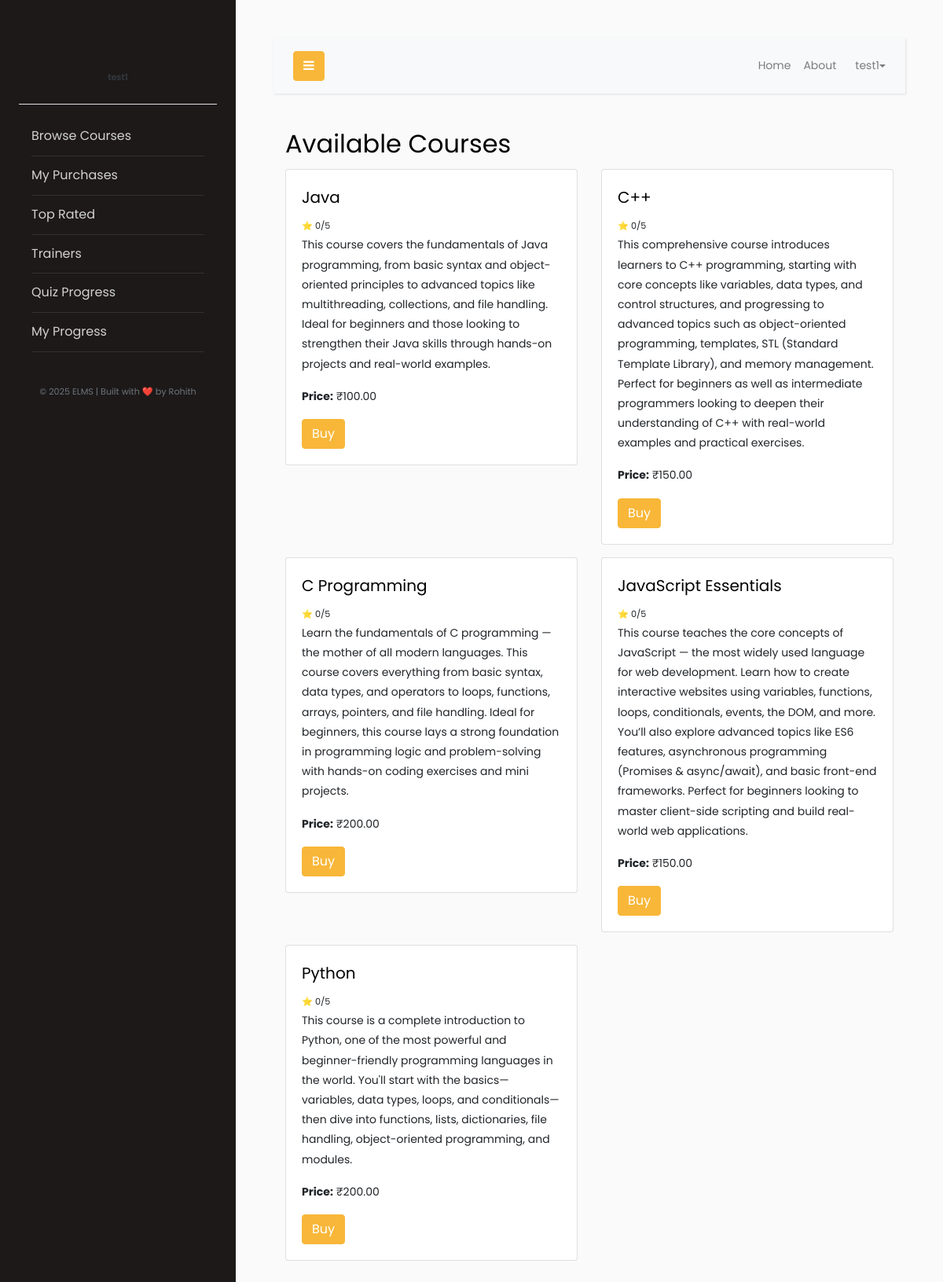
Screenshot of /payments/courses/ (signed in) with the database file from the repository.
### accounts/models.py (models this page shows)
class User(AbstractUser):
    is_manager = models.BooleanField('Is manager', default=False)
    is_trainer = models.BooleanField('Is trainer', default=False)
    is_student = models.BooleanField('Is student', default=False)
    country = models.ForeignKey(Country, on_delete=models.SET_NULL, null=True, blank=True)
    state = models.ForeignKey(State, on_delete=models.SET_NULL, null=True, blank=True)
    district = models.ForeignKey(District, on_delete=models.SET_NULL, null=True, blank=True)
    @property
    def role(self):
     if self.is_student:
        return "student"
     elif self.is_trainer:
        return "trainer"
     elif self.is_manager:
        return "manager"
     return "unknown"

### courses/models.py (models this page shows, shortened)
class Course(models.Model):
    title = models.CharField(max_length=255)
    description = models.TextField()
    trainer = models.ForeignKey(TrainerProfile, on_delete=models.SET_NULL, null=True, related_name='courses')
    price = models.DecimalField(max_digits=8, decimal_places=2)
    def average_course_rating(self):
        avg = self.course_ratings.aggregate(Avg('rating'))['rating__avg']
        return round(avg, 1) if avg else 0

### payments/views.py (the view)
# urls.py: path('courses/', views.browse_courses, name='browse_courses'),
@login_required
def browse_courses(request):
    all_courses = Course.objects.all()
    purchases = Purchase.objects.filter(student=request.user).values_list('course_id', flat=True)
    return render(request, 'courses/browse_courses.html', {
        'courses': all_courses,
        'purchased': purchases
    })

### templates/courses/browse_courses.html (shortened to what this page needs)
{% extends "base.html" %}
{% block content %}
<div class="container mt-4">
    <h2>Available Courses</h2>
    <div class="row">
        {% for course in courses %}
            <div class="col-md-6">
                <div class="card mb-3">
                    <div class="card-body">
                        <h5>{{ course.title }}</h5>
                        <small>⭐ {{ course.average_course_rating }}/5</small>
                        <p>{{ course.description }}</p>
                        <p><strong>Price:</strong> ₹{{ course.price }}</p>
                        {% if course.id in purchased %}
                            <a href="{% url 'course_videos' course.id %}" class="btn btn-success">Access Course</a>
                        {% else %}
                            <a href="{% url 'buy_course' course.id %}" class="btn btn-primary">Buy</a>
                        {% endif %}
                    </div>
                </div>
            </div>
        {% endfor %}
    </div>
</div>
{% endblock %}

### templates/base.html (shortened to what this page needs)
{% load static %}
<!doctype html>
<html lang="en">
  <head>
    <link rel="stylesheet" href="https://stackpath.bootstrapcdn.com/font-awesome/4.7.0/css/font-awesome.min.css">
    <link href="https://cdn.jsdelivr.net/npm/bootstrap@5.3.0/dist/css/bootstrap.min.css" rel="stylesheet">
    <link rel="stylesheet" href="{% static 'css/style.css' %}">
  </head>
  <body>
    <div class="wrapper d-flex align-items-stretch">
      <nav id="sidebar">
        <div class="p-4 pt-5">
          <div class="text-center py-4 border-bottom">
            <div class="mt-3">
              <div class="fw-semibold small text-dark">
                {{ user.username }}
              </div>
            </div>
          </div>
          <ul class="nav flex-column px-3 py-3">
            {% if user.role == 'student' %}
              <li class="nav-item"><a class="nav-link" href="{% url 'browse_courses' %}"> Browse Courses</a></li>
              <li class="nav-item"><a class="nav-link" href="{% url 'my_purchases' %}"> My Purchases</a></li>
              <li class="nav-item"><a class="nav-link" href="{% url 'top_rated_videos' %}"> Top Rated</a></li>
              <li class="nav-item">
                <a class="nav-link" href="{% url 'trainer_list' %}">
                   Trainers
                </a>
              </li>
              <li class="nav-item"><a class="nav-link" href="{% url 'student_quiz_dashboard' %}"> Quiz Progress</a></li>
              <li class="nav-item">
                <a class="nav-link" href="{% url 'student' %}#progress-chart">
                   My Progress
                </a>
              </li>
            {% endif %}
          </ul>
          <div class="footer mt-4">
            <p class="small text-muted text-center">
              &copy; <script>document.write(new Date().getFullYear());</script> ELMS | Built with ❤️ by Rohith
            </p>
          </div>
        </div>
      </nav>
      <div id="content" class="p-4 p-md-5">
<nav class="navbar navbar-expand-lg navbar-light bg-light">
  <div class="container-fluid">
    <button type="button" id="sidebarCollapse" class="btn btn-primary">
      <i class="fa fa-bars"></i>
    </button>
    <div class="collapse navbar-collapse justify-content-end" id="navbarSupportedContent">
      <ul class="nav navbar-nav ml-auto">
        <li class="nav-item">
          {% if user.is_authenticated %}
            {% if user.is_student %}
              <a class="nav-link" href="{% url 'student' %}">Home</a>
            {% elif user.is_trainer %}
              <a class="nav-link" href="{% url 'trainer' %}">Home</a>
            {% elif user.is_manager %}
              <a class="nav-link" href="{% url 'manager' %}">Home</a>
            {% endif %}
          {% else %}
            <a class="nav-link" href="{% url 'home' %}">Home</a>
          {% endif %}
        </li>
    <li class="nav-item"><a class="nav-link" href="#">About</a></li>
        {% if user.is_authenticated %}
        <li class="nav-item dropdown">
          <a class="nav-link dropdown-toggle d-flex align-items-center" href="#" id="userDropdown" role="button"
             data-bs-toggle="dropdown" aria-expanded="false">
            {{ user.username }}
          </a>
        </li>
        {% endif %}
      </ul>
    </div>
  </div>
</nav>
{% block content %}{% endblock %}
      </div>
    </div>
  </body>
</html>

### rows the page displays
User: username "test1"
Course: title "Java", average_course_rating "0", description "This course covers the fundamentals of Java programming, from basic syntax and object-oriented principles to advanced topics like multithreading, collections, and file handling. Ideal for beginners and those looking to strengthen their Java skills through hands-on projects and real-world examples.", price "100.00", shows "Buy"
Course: title "C++", average_course_rating "0", description "This comprehensive course introduces learners to C++ programming, starting with core concepts like variables, data types, and control structures, and progressing to advanced topics such as object-oriented programming, templates, STL (Standard Template Library), and memory management. Perfect for beginners as well as intermediate programmers looking to deepen their understanding of C++ with real-world examples and practical exercises.", price "150.00", shows "Buy"
Course: title "C Programming", average_course_rating "0", description "Learn the fundamentals of C programming — the mother of all modern languages. This course covers everything from basic syntax, data types, and operators to loops, functions, arrays, pointers, and file handling. Ideal for beginners, this course lays a strong foundation in programming logic and problem-solving with hands-on coding exercises and mini projects.", price "200.00", shows "Buy"
Course: title "JavaScript Essentials", average_course_rating "0", description "This course teaches the core concepts of JavaScript — the most widely used language for web development. Learn how to create interactive websites using variables, functions, loops, conditionals, events, the DOM, and more. You’ll also explore advanced topics like ES6 features, asynchronous programming (Promises & async/await), and basic front-end frameworks. Perfect for beginners looking to master client-side scripting and build real-world web applications.", price "150.00", shows "Buy"
Course: title "Python", average_course_rating "0", description "This course is a complete introduction to Python, one of the most powerful and beginner-friendly programming languages in the world. You'll start with the basics—variables, data types, loops, and conditionals—then dive into functions, lists, dictionaries, file handling, object-oriented programming, and modules.", price "200.00", shows "Buy"
